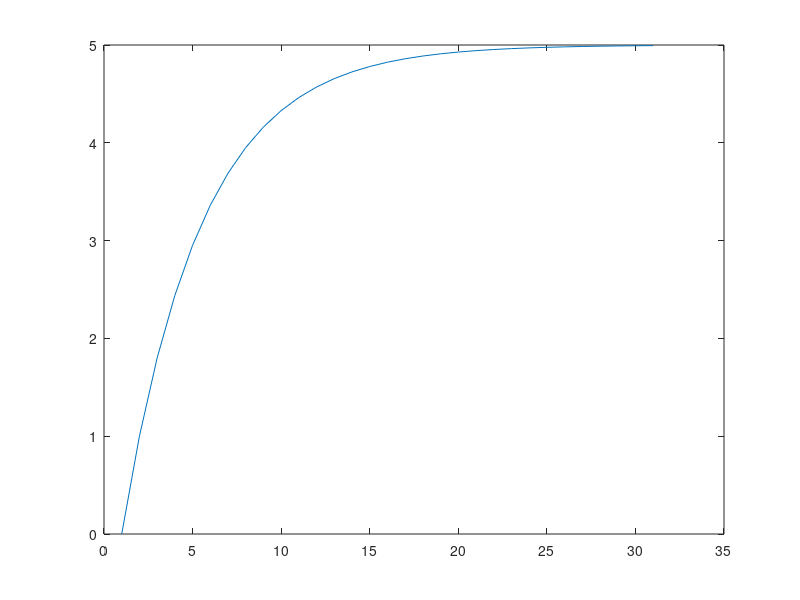

Here is the MATLAB script that generated this plot:
%% P1

% 1.1 


num = [1.9 -1.7];
den = [1 -0.8];

Dz = tf(num,den,1);


res = impulse(Dz)*1;

plot(res)
answer = sum(abs(res)) /2

%% P2

numG0 = [0.004837 0.004679];
denG0 = [1 -1.905 0.9048];

Gz0 = tf(numG0,denG0,1);


%2.1) and 2.2) (summation point is the same for both, is the same as giving a ref input)

%transfer function from beginning to u with Gain 1 as feedback loop
sys= (Gz0*Dz)/(1+Dz*Gz0)

res = impulse(sys);
plot(res)
answer = sum(abs(res))/2


%2.3) and 2.4) and 2.5)

%transfer function from before G0(z)  to u with Dz in feedback loop
sys= (Gz0)/(1+Dz*Gz0)

res = impulse(sys);
plot(res)
answer = sum(abs(res))/2


%% P3
% Dz is the same but is not on canonical realization now.

%3.1)
%transfer function from beginning to u with Gain 1 as feedback loop
sys= (Gz0*Dz)/(1+Dz*Gz0)

res = impulse(sys);
plot(res)
answer = sum(abs(res))/2


%% 3.2) 3.3) and 3.4)
D08=tf([1],[1 -0.8],1);


sys= (D08*Gz0)/(1+Dz*Gz0)

res = impulse(sys);
plot(res);
answer = sum(abs(res))/2

%% 3.2) 3.3) and 3.4)
D08=tf([1],[1 -0.8],1);
FB=tf([-1.7 1.9],[1],1);

sys= (D08*Gz0)/(1+D08*Gz0*FB)
sys = minreal(sys)
res = impulse(sys);
plot(res);
answer = sum(abs(res))/2



%% 3.5) same as before since TF donest change
sys= (Gz0)/(1+Dz*Gz0)

res = impulse(sys);
plot(res)
answer = sum(abs(res))/2


%%

D08=tf([1],[1 -0.8],1)

res = step(D08)

plot(res)

%   0.2942
%   3.0752





















